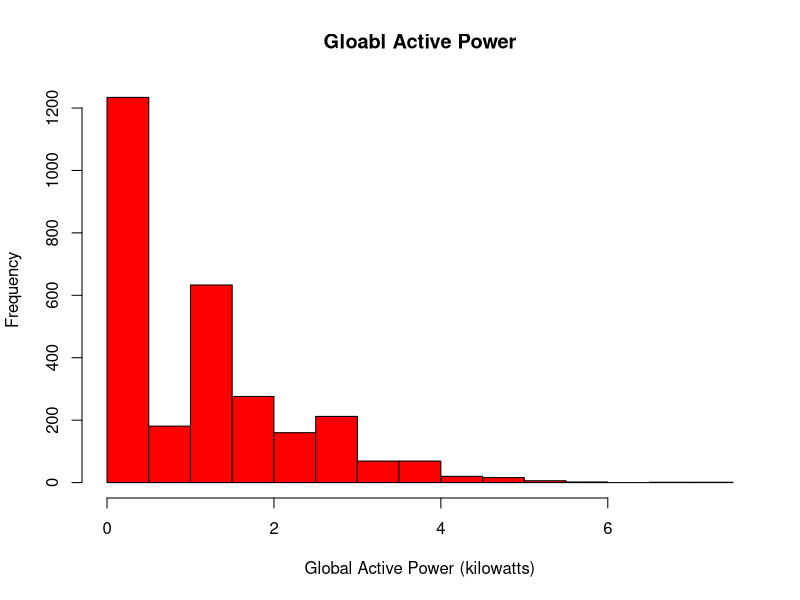

Reproduce this figure in R.
EPC <- read.table('household_power_consumption_2007_FEB_01_02.txt'
                  ,header = TRUE
                  ,sep = ';'
                  ,na.strings = '?'
                  ,stringsAsFactors = FALSE)

EPC$Date <- as.Date(EPC$Date, format = "%d/%m/%Y")
EPC$Time <- strptime(EPC$Time, format = "%H:%M:%S")

png(filename = "Plot1.png")
hist(EPC$Global_active_power
     ,col = "red"
     ,main = "Gloabl Active Power"
     ,xlab = "Global Active Power (kilowatts)")
dev.off()
